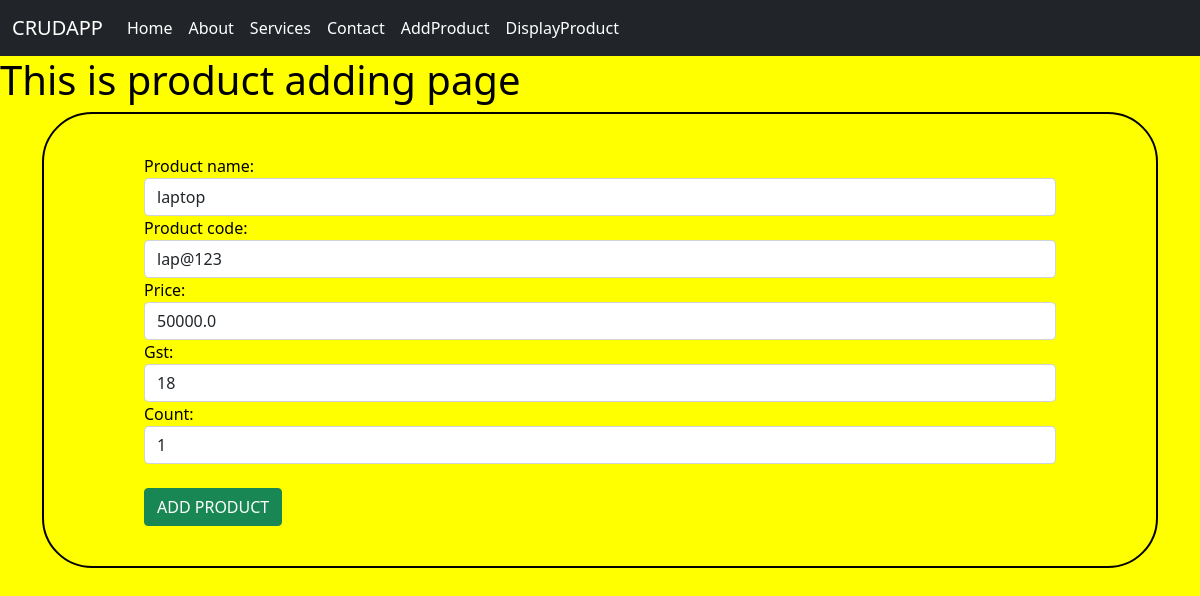
The page /CRUDAPP1/updateproduct/1 on the database its author committed.
### CRUDAPP1/models.py (models this page shows, shortened)
class product(models.Model):
    product_name=models.CharField(max_length=50,null=True)
    product_code=models.CharField(max_length=50,null=True)
    price=models.FloatField(default=0)
    gst=models.IntegerField(default=0)
    count=models.IntegerField(default=0)

### CRUDAPP1/views.py (the view)
# urls.py: path('updateproduct/<int:id>',UpdateButton,name='updateproduct'),
def UpdateButton(request,id):
    select_data = product.objects.get(id = id)
    context={
        'product_form':product_form(instance=select_data)
    }
    if request.method == 'POST':
       product_details = product_form(request.POST,instance=select_data)
       if product_details.is_valid():
           product_details.save()
           return redirect('/CRUDAPP1/display/')
    return render(request,'add_product.html',context)

### CRUDAPP1/forms.py
class product_form(forms.ModelForm):
    class Meta:
        model = product
        fields = '__all__'
        widgets={
            'product_name' : forms.TextInput(attrs={'class':'form-control'}),
            'product_code' : forms.TextInput(attrs={'class':'form-control'}),
            'price' : forms.NumberInput(attrs={'class':'form-control'}),
            'gst' : forms.NumberInput(attrs={'class':'form-control'}),
            'count' : forms.NumberInput(attrs={'class':'form-control'})
        }

### frontend/templates/add_product.html (shortened to what this page needs)
{% extends "base.html" %}
{% block content%}
<h1>This is product adding page</h1>
<div class ='container'>
     <form action=" " method='POST'>
          {{product_form}}<br>
          <input type='submit' value='ADD PRODUCT' required style='color:white'class="btn btn-success" >
     </form>
</div>
{% endblock%}

### frontend/templates/add_product.html (style rules this page uses)
form { border:2px solid black; padding:15px; border-radius:50px; padding-left:100px; padding-right:100px; padding-top:40px; padding-bottom:40px; }

### frontend/templates/base.html (style rules this page uses)
body { background-color:yellow; color:black; }

### rows shown on the page
product: product_name "laptop", product_code "lap@123", price "50000.0", gst "18", count "1"
